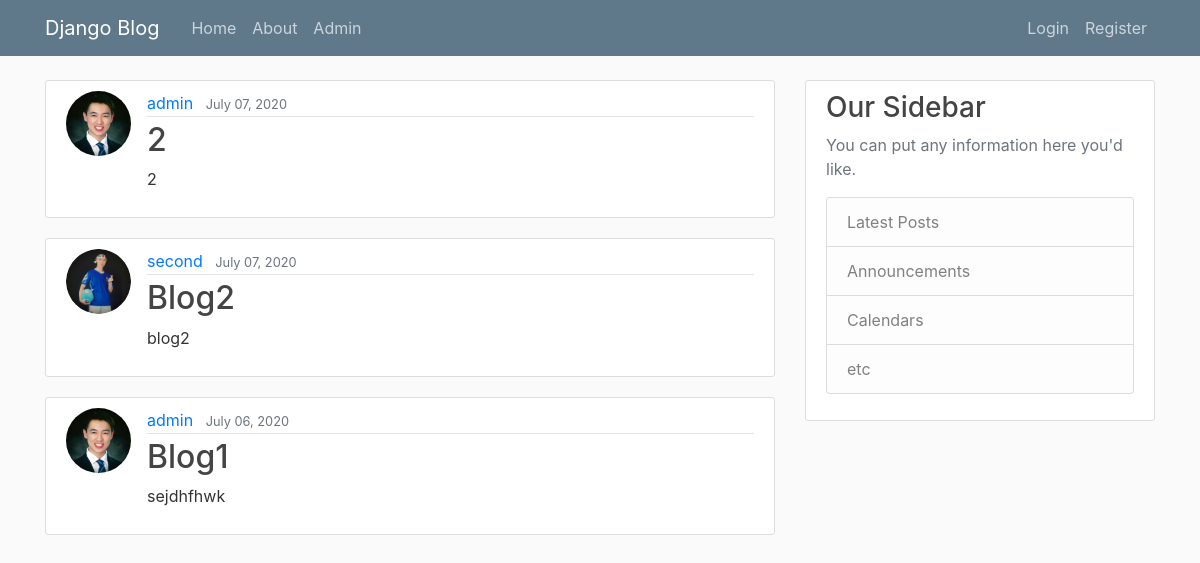
Before: / with the older database file.
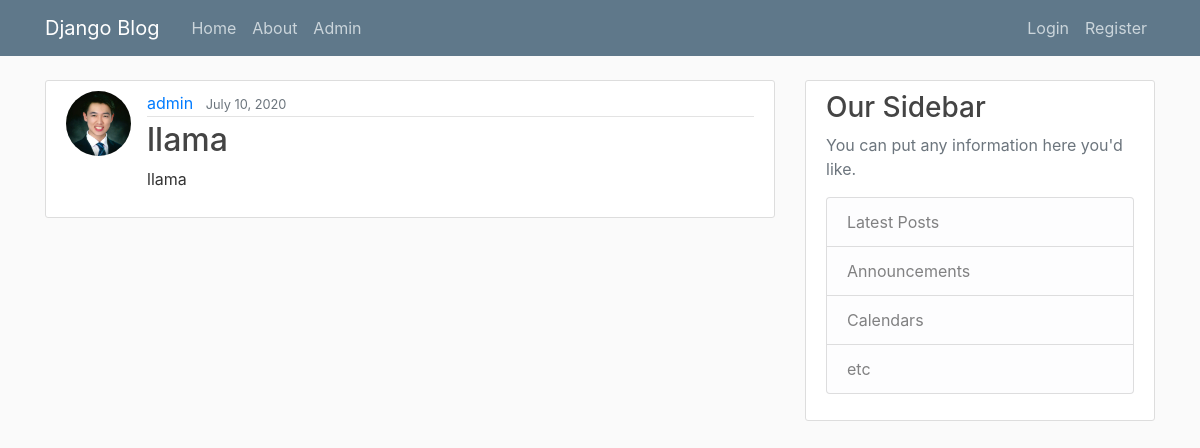
After: the same page with the newer database file.
### blog/models.py (models this page shows, shortened)
class Post(models.Model):
    title = models.CharField(max_length=100)
    content = models.TextField()
    date_posted = models.DateTimeField(default=timezone.now)
    author = models.ForeignKey(User,on_delete = models.CASCADE)

### users/models.py (models this page shows, shortened)
class Profile(models.Model):
    user = models.OneToOneField(User, on_delete= models.CASCADE)
    image = models.ImageField(default="default.jpg", upload_to="profile-pics")

### blog/views.py (the view)
# urls.py: path('', PostListView.as_view(), name='blog-home'),
class PostListView(ListView):
    model = Post
    template_name = 'blog/home.html'
    context_object_name = 'posts'
    ordering = ['-date_posted']
    paginate_by = 5

### blog/templates/blog/home.html (shortened to what this page needs)
{% extends 'blog/base.html' %}
{% block content %}
  {% for post in posts %}
    <article class="media content-section">
      <img class="rounded-circle article-img" src="{{post.author.profile.image.url}}" />
      <div class="media-body">
        <div class="article-metadata">
          <a class="mr-2" href="{% url 'user-posts' post.author.username %}">{{ post.author }}</a>
          <small class="text-muted">{{ post.date_posted|date:"F d, Y" }}</small>
        </div>
        <h2><a class="article-title" href="{% url 'post-detail' post.id %}">{{ post.title }}</a></h2>
        <p class="article-content">{{ post.content }}</p>
      </div>
    </article>
  {% endfor %}
{% endblock content %}

### blog/templates/blog/base.html (shortened to what this page needs)
{% load static %}
<!DOCTYPE html>
<html lang="en" dir="ltr">
  <head>
    <link rel="stylesheet" href="https://stackpath.bootstrapcdn.com/bootstrap/4.5.0/css/bootstrap.min.css">
    <link rel="stylesheet" href="{% static 'blog/main.css' %}">
  </head>
  <body>
    {% include 'blog/navigation.html' %}
    <main role="main" class="container">
      <div class="row">
        <div class="col-md-8">
          {% block content %}{% endblock %}
        </div>
        <div class="col-md-4">
          <div class="content-section">
            <h3>Our Sidebar</h3>
            <p class='text-muted'>You can put any information here you'd like.
              <ul class="list-group">
                <li class="list-group-item list-group-item-light">Latest Posts</li>
                <li class="list-group-item list-group-item-light">Announcements</li>
                <li class="list-group-item list-group-item-light">Calendars</li>
                <li class="list-group-item list-group-item-light">etc</li>
              </ul>
            </p>
          </div>
        </div>
      </div>
    </main>
  </body>
</html>

### blog/templates/blog/navigation.html (shortened to what this page needs)
<header class="site-header">
  <nav class="navbar navbar-expand-md navbar-dark bg-steel fixed-top">
    <div class="container">
      <a class="navbar-brand mr-4" href="{% url 'blog-home' %}">Django Blog</a>
      <div class="collapse navbar-collapse" id="navbarToggle">
        <div class="navbar-nav mr-auto">
          <a class="nav-item nav-link" href="{% url 'blog-home' %}">Home</a>
          <a class="nav-item nav-link" href="{% url 'blog-about' %}">About</a>
          <a class="nav-item nav-link" href="{% url 'admin:index' %}">Admin</a>
        </div>
        <div class="navbar-nav">
          {% if user.is_authenticated %}
            <a class="nav-item nav-link" href="{% url 'post-create' %}">New Post</a>
            <a class="nav-item nav-link" href="{% url 'profile' %}">Profile</a>
            <a class="nav-item nav-link" href="{% url 'logout' %}">Logout</a>
          {% else %}
            <a class="nav-item nav-link" href="{% url 'login' %}">Login</a>
            <a class="nav-item nav-link" href="{% url 'register' %}">Register</a>
          {% endif %}
        </div>
      </div>
    </div>
  </nav>
</header>

### blog/static/blog/main.css (style rules this page uses)
body { background: #fafafa; color: #333333; margin-top: 5rem; }
h1, h2, h3, h4, h5, h6 { color: #444444; }
ul { margin: 0; }
.bg-steel { background-color: #5f788a; }
.site-header .navbar-nav .nav-link { color: #cbd5db; }
.content-section { background: #ffffff; padding: 10px 20px; border: 1px solid #dddddd; border-radius: 3px; margin-bottom: 20px; }
.article-title { color: #444444; }
.article-content { white-space: pre-line; }
.article-img { height: 65px; width: 65px; margin-right: 16px; }
.article-metadata { padding-bottom: 1px; margin-bottom: 4px; border-bottom: 1px solid #e3e3e3 }

Changed rows visible on the page:
removed Post: author.profile.image (picture), author "admin", date_posted "July 07, 2020", title "2", content "2"
removed Post: author.profile.image (picture), author "second", date_posted "July 07, 2020", title "Blog2", content "blog2"
removed Post: author.profile.image (picture), author "admin", date_posted "July 06, 2020", title "Blog1", content "sejdhfhwk"
added Post: author.profile.image (picture), author "admin", date_posted "July 10, 2020", title "llama", content "llama"
